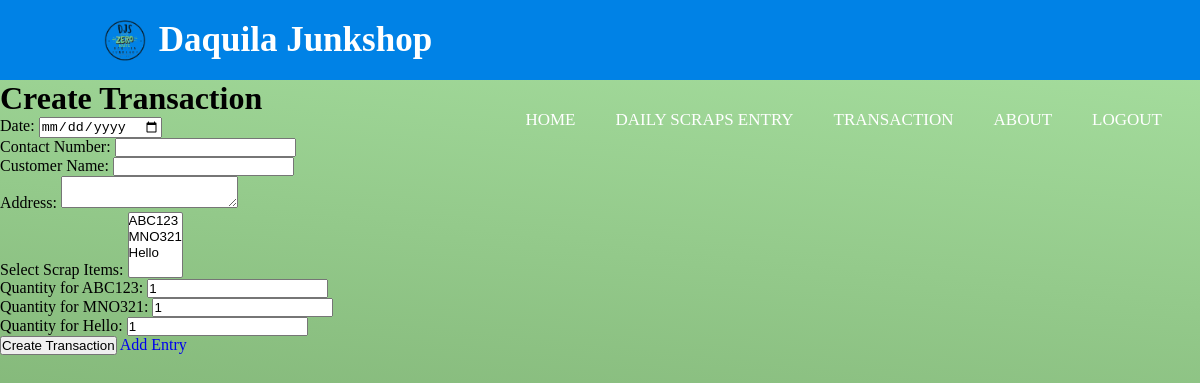
The page /create_transaction/ (signed in) on the database as committed earlier.
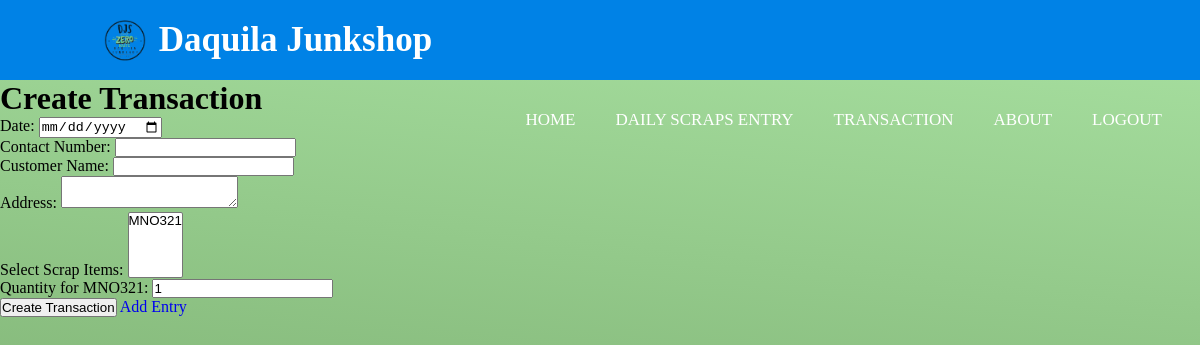
The same page on the database as committed later.
### app1/models.py (models this page shows, shortened)
class ScrapItem(models.Model):
    RFID = models.CharField(max_length=100, unique=True)
    weight = models.DecimalField(max_digits=10, decimal_places=2)
    scrap_type = models.ForeignKey(ScrapType, on_delete=models.CASCADE)

### app1/views.py (the view)
# urls.py: path('create_transaction/', views.create_transaction, name='create_transaction'),
@login_required(login_url='login')
def create_transaction(request):
    if request.method == 'POST':
        date = request.POST.get('date')
        staff_responsible = request.user  # Set the "Staff Responsible" to the current user
        contact_number = request.POST.get('contact_number')
        customer = Customer.objects.filter(contact_number=contact_number).first()
        if not customer:
            customer_name = request.POST.get('customer_name')
            address = request.POST.get('address')
            customer = Customer.objects.create(name=customer_name, contact_number=contact_number, address=address)
        daily_scrap_entry = DailyScrapEntry.objects.create(date=date, customer=customer, staff_responsible=staff_responsible)
        transaction = Transaction.objects.create(
            date=date,
            customer=customer,
            staff_responsible=staff_responsible
        )
        scrap_items = request.POST.getlist('scraps')
        for scrap_item_id in scrap_items:
            scrap_item = ScrapItem.objects.get(id=scrap_item_id)
            quantity = int(request.POST.get(f'quantity_{scrap_item_id}', 1))
            transaction_detail = TransactionDetail.objects.create(
                transaction=transaction,
                scrap_item=scrap_item,
                quantity=quantity
            )
            ScrapEntryDetail.objects.create(
                daily_scrap_entry=daily_scrap_entry,
                scrap_item=scrap_item,
                quantity=quantity
            )
        return redirect('transaction_list')
    else:
        staff = User.objects.filter(userprofile__user_type='staff')
        scraps = ScrapItem.objects.all()
        return render(request, 'create_transaction.html', {'staff': staff, 'scraps': scraps})

### app1/templates/create_transaction.html (shortened to what this page needs)
{% extends "base.html" %}
{% block content %}
{% load static %}
<h1>Create Transaction</h1>
<form method="post">
  <label for="date">Date:</label>
  <input type="date" name="date" id="date" required>
  <br>
  <label for="contact_number">Contact Number:</label>
  <input type="text" name="contact_number" id="contact_number" required>
  <br>
  <label for="customer_name">Customer Name:</label>
  <input type="text" name="customer_name" id="customer_name">
  <br>
  <label for="address">Address:</label>
  <textarea name="address" id="address"></textarea>
  <br>
  <label for="scraps">Select Scrap Items:</label>
  <select name="scraps" multiple>
    {% for scrap_item in scraps %}
      <option value="{{ scrap_item.id }}">{{ scrap_item.RFID }}</option>
    {% endfor %}
  </select>
  <br>
  {% for scrap_item in scraps %}
    <label for="quantity_{{ scrap_item.id }}">Quantity for {{ scrap_item.RFID }}:</label>
    <input type="number" name="quantity_{{ scrap_item.id }}" id="quantity_{{ scrap_item.id }}" value="1" min="1">
    <br>
  {% endfor %}
  <button type="submit">Create Transaction</button>
    <a href="{% url 'add_daily_scrap_entry' %}" class="add_entry">Add Entry</a>
</form>
{% endblock content %}

Rows that differ between the two databases and show on the page:
removed ScrapItem: RFID "ABC123", id "1"
removed ScrapItem: {{ scrap_item.id }} 3 (drawn), RFID "Hello"
Other text that changed with them:
form field scraps: "ABC123 / MNO321 / Hello" → "MNO321"
